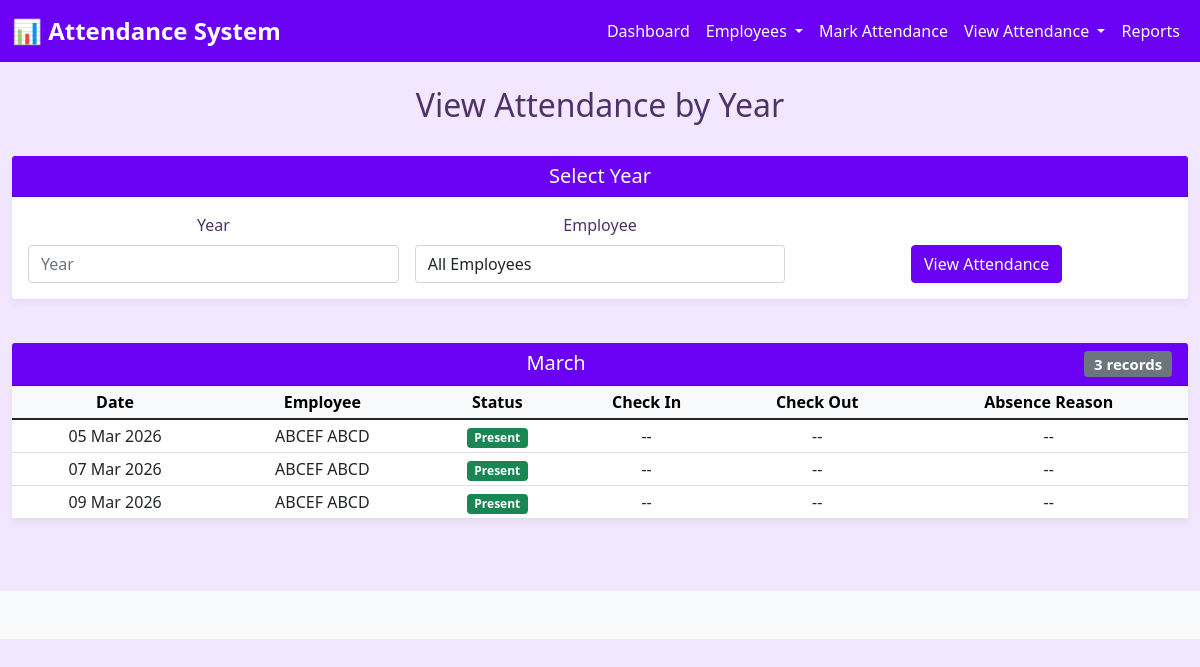
The app's page /attendance/attendance-by-year/, older data.
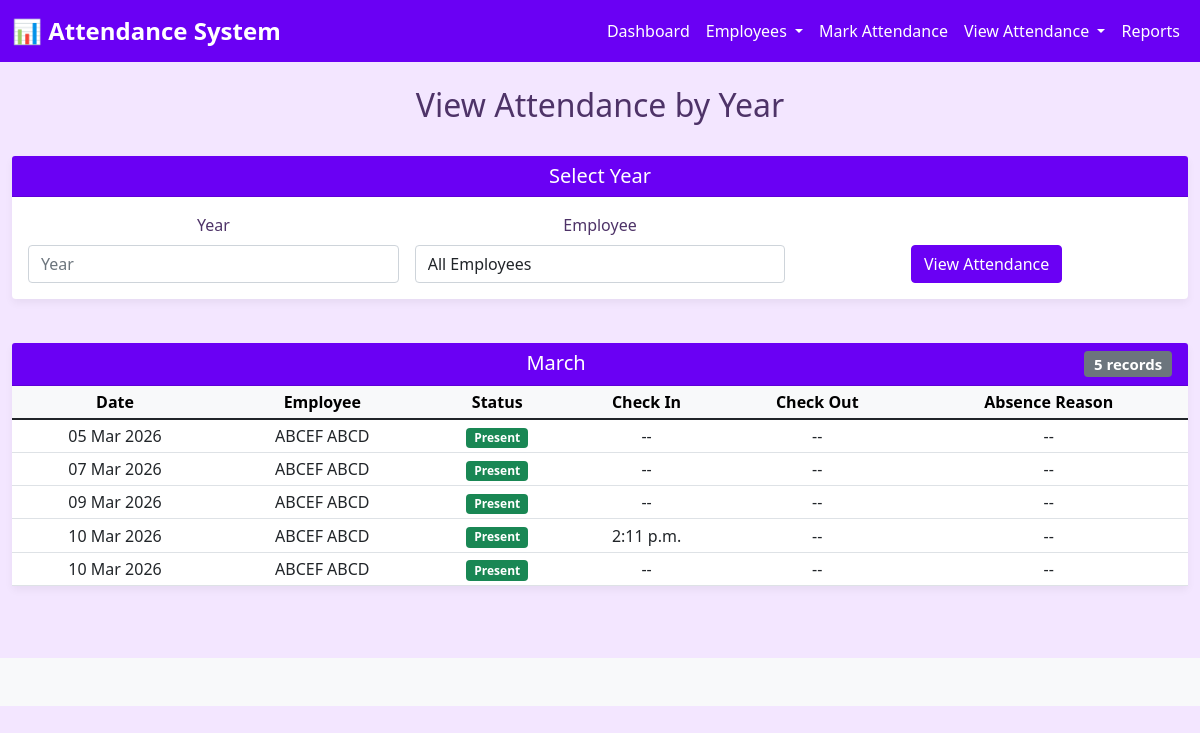
The same page, newer data.
### attendance/models.py (models this page shows, shortened)
class Employee(models.Model):
    DEPARTMENT_CHOICES = [
        ('HR', 'Human Resources'),
        ('IT', 'Information Technology'),
        ('SALES', 'Sales'),
        ('MARKETING', 'Marketing'),
        ('OPERATIONS', 'Operations'),
        ('FINANCE', 'Finance'),
    ]
    employee_id = models.CharField(
        max_length=10,
        unique=True,
        validators=[RegexValidator(r'^EMP\d{4}$', 'Employee ID must be in format EMPXXXX')]
    )
    first_name = models.CharField(max_length=100)
    last_name = models.CharField(max_length=100)
    email = models.EmailField(unique=True)
    phone = models.CharField(max_length=15)
    department = models.CharField(max_length=20, choices=DEPARTMENT_CHOICES)
    position = models.CharField(max_length=100)
    date_of_joining = models.DateField()
    is_active = models.BooleanField(default=True)
    created_at = models.DateTimeField(auto_now_add=True)
    updated_at = models.DateTimeField(auto_now=True)
    class Meta:
        ordering = ['employee_id']
        verbose_name_plural = "Employees"
    def __str__(self):
        return f"{self.employee_id} - {self.first_name} {self.last_name}"
    def get_full_name(self):
        return f"{self.first_name} {self.last_name}"

class Attendance(models.Model):
    STATUS_CHOICES = [
        ('PRESENT', 'Present'),
        ('ABSENT', 'Absent'),
        ('WORKING_LEAVE', 'Work From Home'),
        ('NFD', 'No Full Day / Half Day'),
        ('LATE', 'Late'),
    ]
    employee = models.ForeignKey(Employee, on_delete=models.CASCADE, related_name='attendance_records')
    attendance_date = models.DateField(db_index=True)
    status = models.CharField(max_length=20, choices=STATUS_CHOICES)
    check_in_time = models.TimeField(null=True, blank=True)
    check_out_time = models.TimeField(null=True, blank=True)
    remarks = models.TextField(null=True, blank=True)
    created_at = models.DateTimeField(auto_now_add=True, db_index=True)
    updated_at = models.DateTimeField(auto_now=True)
    class Meta:
        ordering = ['-attendance_date']
        unique_together = ['employee', 'attendance_date']
        verbose_name_plural = "Attendance Records"
        indexes = [
            models.Index(fields=['employee', 'attendance_date']),
            models.Index(fields=['attendance_date', 'status']),
        ]

### attendance/views.py (the view, shortened to what this page needs)
# urls.py: path('attendance-by-year/', views.attendance_by_year, name='attendance_by_year'),
def attendance_by_year(request):
    form = AttendanceSummaryFilterForm(request.GET)
    records = Attendance.objects.all().select_related('employee')
    selected_year = None
    if form.is_valid():
        year = form.cleaned_data.get('year')
        employee = form.cleaned_data.get('employee')
        if employee:
            records = records.filter(employee=employee)
    records_by_month = {}
    for record in records.order_by('attendance_date'):
        month_key = record.attendance_date.strftime('%B')
        if month_key not in records_by_month:
            records_by_month[month_key] = []
        records_by_month[month_key].append(record)
    context = {
        'form': form,
        'records_by_month': records_by_month,
        'selected_year': selected_year,
        'view_type': 'year',
    }
    return render(request, 'attendance/attendance_by_year.html', context)

### attendance/forms.py
class AttendanceSummaryFilterForm(forms.Form):
    MONTH_CHOICES = [
        (1, 'January'), (2, 'February'), (3, 'March'), (4, 'April'),
        (5, 'May'), (6, 'June'), (7, 'July'), (8, 'August'),
        (9, 'September'), (10, 'October'), (11, 'November'), (12, 'December'),
    ]
    employee = forms.ModelChoiceField(
        queryset=Employee.objects.all(),
        required=False,
        widget=forms.Select(attrs={'class': 'form-control'}),
        empty_label="All Employees"
    )
    month = forms.ChoiceField(
        required=False,
        widget=forms.Select(attrs={'class': 'form-control'}),
        choices=MONTH_CHOICES
    )
    year = forms.IntegerField(
        required=False,
        widget=forms.NumberInput(attrs={'class': 'form-control', 'placeholder': 'Year'}),
    )
    def clean(self):
        cleaned_data = super().clean()
        return cleaned_data

### attendance/templates/attendance/attendance_by_year.html (shortened to what this page needs)
{% extends 'base.html' %}
{% block content %}
<div class="row mb-4">
    <div class="col-md-12">
        <h2>View Attendance by Year</h2>
    </div>
</div>
<div class="row mb-4">
    <div class="col-md-12">
        <div class="card">
            <div class="card-header">
                <h5 class="mb-0">Select Year</h5>
            </div>
            <div class="card-body">
                <form method="GET" class="row g-3">
                    <div class="col-md-4">
                        <label for="{{ form.year.id_for_label }}" class="form-label">{{ form.year.label }}</label>
                        {{ form.year }}
                    </div>
                    <div class="col-md-4">
                        <label for="{{ form.employee.id_for_label }}" class="form-label">{{ form.employee.label }}</label>
                        {{ form.employee }}
                    </div>
                    <div class="col-md-4" style="padding-top: 32px;">
                        <button type="submit" class="btn btn-primary">View Attendance</button>
                    </div>
                </form>
            </div>
        </div>
    </div>
</div>
{% if records_by_month %}
<div class="row">
    <div class="col-md-12">
        {% for month, records in records_by_month.items %}
        <div class="card mb-4">
            <div class="card-header">
                <h5 class="mb-0">{{ month }}
                    <span class="badge bg-secondary float-end">{{ records|length }} records</span>
                </h5>
            </div>
            <div class="table-responsive">
                <table class="table table-sm mb-0">
                    <thead class="table-light">
                        <tr>
                            <th>Date</th>
                            <th>Employee</th>
                            <th>Status</th>
                            <th>Check In</th>
                            <th>Check Out</th>
                            <th>Absence Reason</th>
                        </tr>
                    </thead>
                    <tbody>
                        {% for record in records %}
                        <tr>
                            <td>{{ record.attendance_date|date:"d M Y" }}</td>
                            <td>{{ record.employee.get_full_name }}</td>
                            <td>
                                {% if record.status == 'PRESENT' %}
                                    <span class="badge bg-success">Present</span>
                                {% elif record.status == 'ABSENT' %}
                                    <span class="badge bg-danger">Absent</span>
                                {% elif record.status == 'WORKING_LEAVE' %}
                                    <span class="badge bg-info">Work From Home</span>
                                {% elif record.status == 'NFD' %}
                                    <span class="badge bg-warning">NFD</span>
                                {% elif record.status == 'LATE' %}
                                    <span class="badge bg-warning">Late</span>
                                {% endif %}
                            </td>
                            <td>{{ record.check_in_time|default:"--" }}</td>
                            <td>{{ record.check_out_time|default:"--" }}</td>
                            <td>{{ record.remarks|default:"--" }}</td>
                        </tr>
                        {% endfor %}
                    </tbody>
                </table>
            </div>
        </div>
        {% endfor %}
    </div>
</div>
{% endif %}
{% endblock %}

### attendance/templates/base.html (shortened to what this page needs)
<!DOCTYPE html>
<html lang="en">
<head>
    <link href="https://cdn.jsdelivr.net/npm/bootstrap@5.1.3/dist/css/bootstrap.min.css" rel="stylesheet">
</head>
<body>
    <nav class="navbar navbar-expand-lg navbar-dark">
        <div class="container-fluid">
            <a class="navbar-brand" href="{% url 'attendance:dashboard' %}">📊 Attendance System</a>
            <div class="collapse navbar-collapse" id="navbarNav">
                <ul class="navbar-nav ms-auto">
                    {% if not request.session.portal_employee %}
                        <li class="nav-item"><a class="nav-link" href="{% url 'attendance:dashboard' %}">Dashboard</a></li>
                        <li class="nav-item dropdown">
                            <a class="nav-link dropdown-toggle" href="#" id="employeeDropdown" role="button" data-bs-toggle="dropdown">
                                Employees
                            </a>
                        </li>
                        <li class="nav-item"><a class="nav-link" href="{% url 'attendance:mark_attendance' %}">Mark Attendance</a></li>
                        <li class="nav-item dropdown">
                            <a class="nav-link dropdown-toggle" href="#" id="viewDropdown" role="button" data-bs-toggle="dropdown">
                                View Attendance
                            </a>
                        </li>
                        <li class="nav-item"><a class="nav-link" href="{% url 'attendance:attendance_summary' %}">Reports</a></li>
                    {% else %}
                        <li class="nav-item"><a class="nav-link" href="{% url 'attendance:login' %}">Logout</a></li>
                    {% endif %}
                </ul>
            </div>
        </div>
    </nav>
    <div class="container-fluid mt-4">
        {% block content %}{% endblock %}
    </div>
    <footer class="bg-light text-center py-4 mt-5">
    </footer>
</body>
</html>

### attendance/templates/base.html (style rules this page uses)
body { background-color: #f3e6ff; font-family: 'Segoe UI', Tahoma, Geneva, Verdana, sans-serif; color: #4e3368; text-align: center; }
a { text-decoration: none; }
.navbar { background: #6a00f4; }
.navbar-brand { font-weight: bold; font-size: 1.5rem; }
.navbar .nav-link { color: #fff !important; padding: 0.5rem 1rem; }
.card { box-shadow: 0 4px 8px rgba(0,0,0,0.05); border: none; margin-bottom: 20px; }
.card-header { background-color: #6a00f4; color: white; border-radius: 5px 5px 0 0; }
.btn-primary { background-color: #6a00f4; border-color: #6a00f4; }
.container-fluid { max-width: 1200px; margin: 0 auto; }
table.table { background: #fff; }
table th, table td { vertical-align: middle; }
form .form-control { border-radius: 4px; }

Row changes from the older to the newer data that the page shows:
computed for Attendance "05 Mar 2026": records "3" → "5"
added Attendance: attendance_date "10 Mar 2026", employee.get_full_name "ABCEF ABCD", status "Present", check_in_time "2:11 p.m.", check_out_time "--", remarks "--", shown under "March"
added Attendance: attendance_date "10 Mar 2026", employee.get_full_name "ABCEF ABCD", status "Present", check_in_time "--", check_out_time "--", remarks "--", shown under "March"
